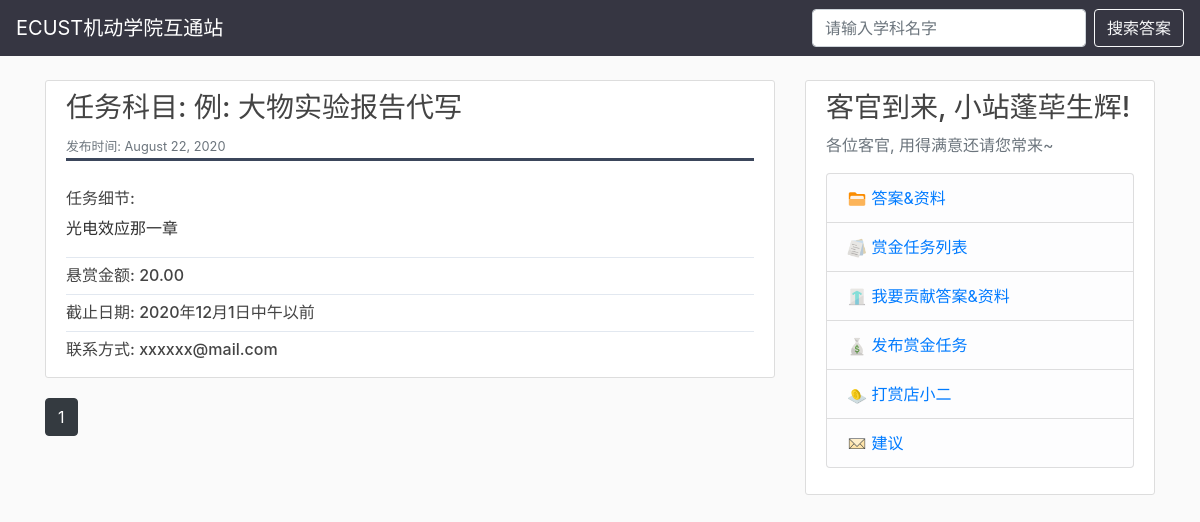
Screenshot of /jobs/ with the database file from the repository.
### money_job/models.py (models this page shows, shortened)
class Job(models.Model):
    subject = models.CharField(max_length= 15)
    how_much = models.DecimalField(decimal_places=2,max_digits=6)
    job_detail = models.TextField(max_length= 500)
    deadline = models.CharField(max_length= 50)
    contact = models.CharField(max_length= 45)
    post_date = models.DateTimeField(default=timezone.now)

### money_job/views.py (the view)
# urls.py: path('jobs/', money_job_view.JobListView.as_view(), name='jobs'),
class JobListView(ListView):
    model = Job
    template_name = 'money_job/job_page.html'
    context_object_name = 'jobs'
    ordering = ['-post_date']
    paginate_by = 5

### money_job/templates/money_job/job_page.html (shortened to what this page needs)
{%  extends 'main_page/base.html'%}
{% block content %}
{% for job in jobs %}
<article class="media content-section">
    <div class="media-body">
        <div class="article-metadata">
            <h3 class="article-title">任务科目: {{ job.subject }}</h3>
            <small class="text-muted">发布时间: {{ job.post_date|date:"F d, Y" }}</small>
        </div>
        <br>
        <h6 class="article-title">任务细节:</h6>
        <div class="row">
            <div class="col-10 text-warp">
                <p class="text-break">{{ job.job_detail}}</p>
            </div>
        </div>
        <div class="separator"></div>
        <div class="row">
            <div class="col-10 text-warp">
                <h6 class="text-break">悬赏金额: {{ job.how_much}}</h6>
            </div>
        </div>
        <div class="separator">
        </div>
        <div class="row">
            <div class="col-10 text-warp">
                <h6 class="text-break">截止日期: {{ job.deadline}}</h6>
            </div>
        </div>
        <div class="separator">
        </div>
        <div class="row">
            <div class="col-10 text-warp">
                <h6 class="text-break">联系方式: {{ job.contact}}</h6>
            </div>
        </div>
    </div>
</article>
{% endfor %}
{% for num in page_obj.paginator.page_range %}
{% if page_obj.number == num %}
<a class="btn btn-dark mb-4" href="?page={{ num }}">{{ num }}</a>
{% elif num > page_obj.number|add:'-3' and num < page_obj.number|add:'3' %}
<a class="btn btn-outline-dark mb-4" href="?page={{ num }}">{{ num }}</a>
{% endif %}
{% endfor %}
{% endblock content %}

### main_page/static/main_page/main_page_modifier.css (style rules this page uses)
body { background: #fafafa; color: #333333; margin-top: 5rem; }
h1, h2, h3, h4, h5, h6 { color: #444444; }
.content-section { background: #ffffff; padding: 10px 20px; border: 1px solid #dddddd; border-radius: 3px; margin-bottom: 20px; }
.article-title { color: #444444; }
.article-metadata { padding-bottom: 1px; margin-bottom: 4px; border-bottom: 3px solid #3B465B }
.text-break { word-break: break-word; }
.separator { padding-bottom: 1px; margin-bottom: 8px; border-bottom: 1px solid #E2E8F0 }

### rows the page displays
Job: subject "例: 大物实验报告代写", post_date "August 22, 2020", job_detail "光电效应那一章", how_much "20.00", deadline "2020年12月1日中午以前", contact "xxxxxx@mail.com"

### other values shown
{{ num }} "1"
